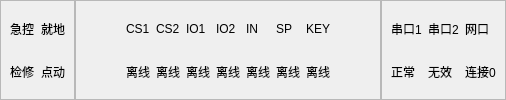
      <widget class="QFrame" name="port">
       <layout class="QHBoxLayout" name="layout_port" stretch="1,4,2">
        <property name="spacing">
         <number>0</number>
        </property>
        <property name="leftMargin">
         <number>0</number>
        </property>
        <property name="topMargin">
         <number>0</number>
        </property>
        <property name="rightMargin">
         <number>0</number>
        </property>
        <property name="bottomMargin">
         <number>0</number>
        </property>
        <item>
         <widget class="QFrame" name="port_left">
          <property name="frameShape">
           <enum>QFrame::StyledPanel</enum>
          </property>
          <property name="frameShadow">
           <enum>QFrame::Raised</enum>
          </property>
          <layout class="QGridLayout" name="layout_port_left">
           <item row="0" column="0">
            <widget class="QLabel" name="jikong">
             <property name="text">
              <string>急控</string>
             </property>
            </widget>
           </item>
           <item row="0" column="1">
            <widget class="QLabel" name="jiudi">
             <property name="text">
              <string>就地</string>
             </property>
            </widget>
           </item>
           <item row="1" column="0">
            <widget class="QLabel" name="jianxiu">
             <property name="text">
              <string>检修</string>
             </property>
            </widget>
           </item>
           <item row="1" column="1">
            <widget class="QLabel" name="label_4">
             <property name="text">
              <string>点动</string>
             </property>
            </widget>
           </item>
          </layout>
         </widget>
        </item>
        <item>
         <widget class="QFrame" name="port_center">
          <property name="frameShape">
           <enum>QFrame::StyledPanel</enum>
          </property>
          <property name="frameShadow">
           <enum>QFrame::Raised</enum>
          </property>
          <layout class="QGridLayout" name="layout_port_center">
           <property name="leftMargin">
            <number>50</number>
           </property>
           <property name="rightMargin">
            <number>50</number>
           </property>
           <item row="0" column="0">
            <widget class="QLabel" name="CS1">
             <property name="text">
              <string>CS1</string>
             </property>
            </widget>
           </item>
           <item row="0" column="1">
            <widget class="QLabel" name="CS2">
             <property name="text">
              <string>CS2</string>
             </property>
            </widget>
           </item>
           <item row="0" column="2">
            <widget class="QLabel" name="IO1">
             <property name="text">
              <string>IO1</string>
             </property>
            </widget>
           </item>
           <item row="0" column="3">
            <widget class="QLabel" name="IO2">
             <property name="text">
              <string>IO2</string>
             </property>
            </widget>
           </item>
           <item row="0" column="4">
            <widget class="QLabel" name="IN">
             <property name="text">
              <string>IN</string>
             </property>
            </widget>
           </item>
           <item row="0" column="5">
            <widget class="QLabel" name="SP">
             <property name="text">
              <string>SP</string>
             </property>
            </widget>
           </item>
           <item row="0" column="6">
            <widget class="QLabel" name="KEY">
             <property name="text">
              <string>KEY</string>
             </property>
            </widget>
           </item>
           <item row="1" column="0">
            <widget class="QLabel" name="CS1_info">
             <property name="text">
              <string>离线</string>
             </property>
            </widget>
           </item>
           <item row="1" column="1">
            <widget class="QLabel" name="CS2_info">
             <property name="text">
              <string>离线</string>
             </property>
            </widget>
           </item>
           <item row="1" column="2">
            <widget class="QLabel" name="IO1_info">
             <property name="text">
              <string>离线</string>
             </property>
            </widget>
           </item>
           <item row="1" column="3">
            <widget class="QLabel" name="IO2_info">
             <property name="text">
              <string>离线</string>
             </property>
            </widget>
           </item>
           <item row="1" column="4">
            <widget class="QLabel" name="IN_info">
             <property name="text">
              <string>离线</string>
             </property>
            </widget>
           </item>
           <item row="1" column="5">
            <widget class="QLabel" name="SP_info">
             <property name="text">
              <string>离线</string>
             </property>
            </widget>
           </item>
           <item row="1" column="6">
            <widget class="QLabel" name="label_15">
             <property name="text">
              <string>离线</string>
             </property>
            </widget>
           </item>
          </layout>
         </widget>
        </item>
        <item>
         <widget class="QFrame" name="port_right">
          <property name="frameShape">
           <enum>QFrame::StyledPanel</enum>
          </property>
          <property name="frameShadow">
           <enum>QFrame::Raised</enum>
          </property>
          <layout class="QGridLayout" name="layout_port_right">
           <item row="0" column="0">
            <widget class="QLabel" name="label">
             <property name="text">
              <string>串口1</string>
             </property>
            </widget>
           </item>
           <item row="0" column="1">
            <widget class="QLabel" name="label_2">
             <property name="text">
              <string>串口2</string>
             </property>
            </widget>
           </item>
           <item row="0" column="2">
            <widget class="QLabel" name="label_3">
             <property name="text">
              <string>网口</string>
             </property>
            </widget>
           </item>
           <item row="1" column="0">
            <widget class="QLabel" name="label_5">
             <property name="text">
              <string>正常</string>
             </property>
            </widget>
           </item>
           <item row="1" column="1">
            <widget class="QLabel" name="label_6">
             <property name="text">
              <string>无效</string>
             </property>
            </widget>
           </item>
           <item row="1" column="2">
            <widget class="QLabel" name="label_7">
             <property name="text">
              <string>连接0</string>
             </property>
            </widget>
           </item>
          </layout>
         </widget>
        </item>
       </layout>
      </widget>
